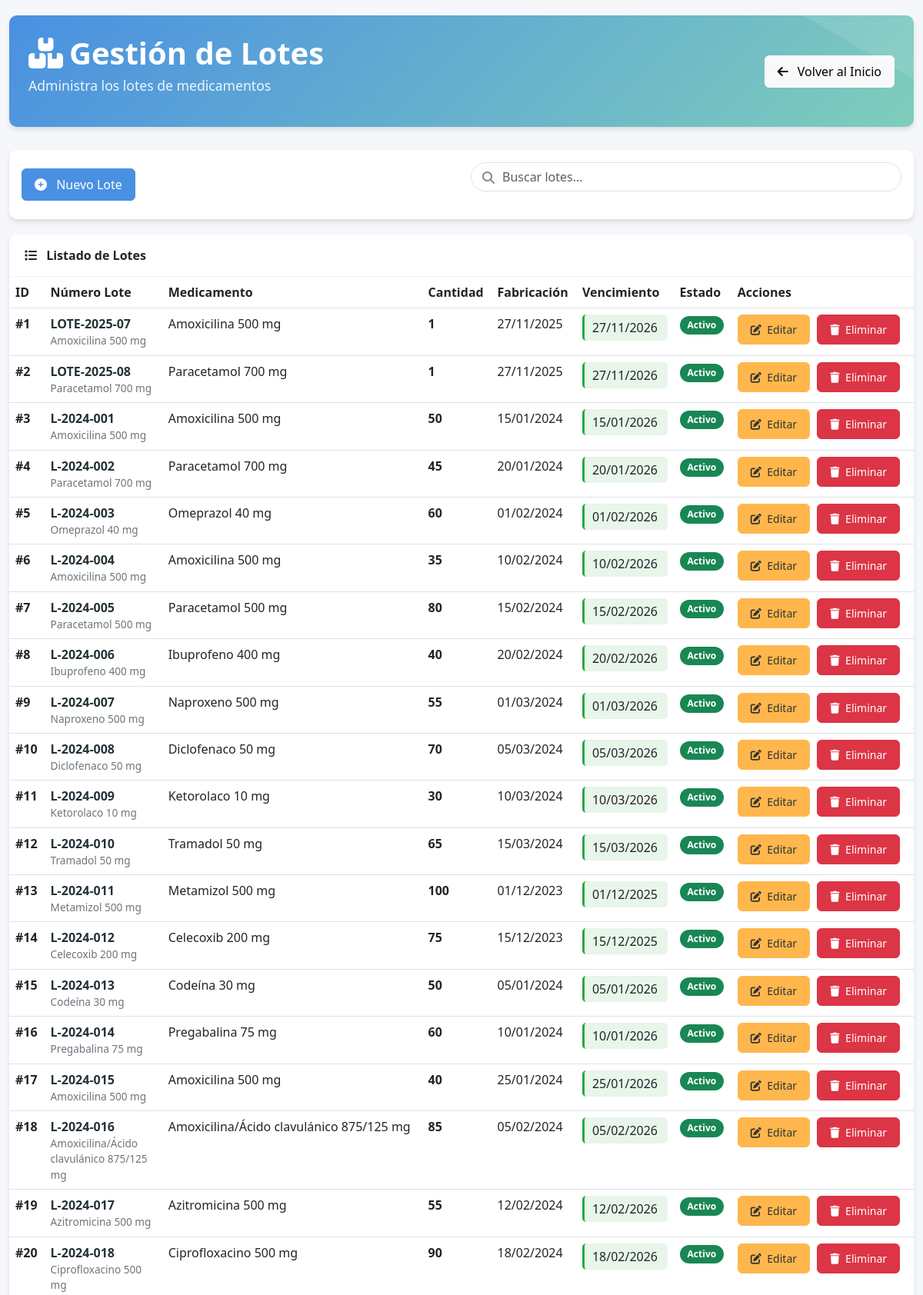
The app's page /farmacia/lotes/ (signed in, upper part) with its own data.
### farmacia_app/models.py (models this page shows, shortened)
class Lote(models.Model):
    id_lote = models.AutoField(primary_key=True)
    cantidad = models.IntegerField()
    numero_lote = models.CharField(max_length=100)
    fecha_fabricacion = models.DateField(blank=True, null=True)
    fecha_vencimiento = models.DateField(blank=True, null=True)
    estado = models.CharField(max_length=50, blank=True, null=True)
    id_factura_compra = models.ForeignKey(FacturaCompra, on_delete=models.CASCADE, db_column='id_factura_compra', blank=True, null=True)
    id_medicamento = models.ForeignKey(Medicamento, on_delete=models.CASCADE, db_column='id_medicamento', blank=True, null=True)
    class Meta:
        db_table = 'Lote'

class Medicamento(models.Model):
    ESTADOS = [
        (1, 'Activo'),
        (0, 'Inactivo'),
    ]
    id_medicamento = models.AutoField(primary_key=True)
    id_factura_compra = models.ForeignKey(
        FacturaCompra,
        on_delete=models.SET_NULL,
        db_column='id_factura_compra',
        blank=True,
        null=True
    )
    nombre_generico = models.CharField(max_length=255)
    fecha_caducidad = models.DateField(blank=True, null=True)
    cantidad = models.IntegerField(default=0)
    contra_indicaciones = models.TextField(blank=True, null=True)
    dosis = models.CharField(max_length=100, blank=True, null=True)
    cod_laboratorio = models.CharField(max_length=50, blank=True, null=True)
    registro_sanitario = models.CharField(max_length=100, blank=True, null=True)
    precauciones = models.TextField(blank=True, null=True)
    presentacion = models.CharField(max_length=100, blank=True, null=True)
    precio_unitario = models.DecimalField(max_digits=10, decimal_places=2, blank=True, null=True)
    stock_minimo = models.IntegerField(default=10)
    via_administracion = models.CharField(max_length=100, blank=True, null=True)
    requiere_receta = models.BooleanField(default=False)
    estado = models.IntegerField(choices=ESTADOS, default=1)
    fecha_registro = models.DateField(blank=True, null=True)
    class Meta:
        db_table = 'Medicamento'

### farmacia_app/views.py (the view)
# urls.py: path('lotes/', login_required(views.lote_list), name='lote_list'),
def lote_list(request):
    lotes = Lote.objects.all()
    return render(request, 'lote/list.html', {'lotes': lotes})

### farmacia_app/templates/lote/list.html (shortened to what this page needs)
<!DOCTYPE html>
<html lang="es">
<head>
    <link href="https://cdn.jsdelivr.net/npm/bootstrap@5.3.0/dist/css/bootstrap.min.css" rel="stylesheet">
    <link rel="stylesheet" href="https://cdnjs.cloudflare.com/ajax/libs/font-awesome/6.4.0/css/all.min.css">
</head>
<body>
    <div class="container">
        <div class="header-section fade-in">
            <div class="row align-items-center">
                <div class="col-md-6">
                    <h1 class="header-title"><i class="fas fa-boxes me-2"></i>Gestión de Lotes</h1>
                    <p class="header-subtitle">Administra los lotes de medicamentos</p>
                </div>
                <div class="col-md-6 text-end">
                    <a href="{% url 'home' %}" class="btn btn-light">
                        <i class="fas fa-arrow-left me-2"></i> Volver al Inicio
                    </a>
                </div>
            </div>
        </div>
        <div class="card fade-in">
            <div class="card-body">
                <div class="row align-items-center">
                    <div class="col-md-6">
                        <a href="{% url 'lote_create' %}" class="btn btn-primary">
                            <i class="fas fa-plus-circle me-2"></i> Nuevo Lote
                        </a>
                    </div>
                    <div class="col-md-6">
                        <div class="search-box">
                            <i class="fas fa-search"></i>
                            <input type="text" class="form-control" placeholder="Buscar lotes...">
                        </div>
                    </div>
                </div>
            </div>
        </div>
        <div class="card fade-in">
            <div class="card-header">
                <i class="fas fa-list me-2"></i> Listado de Lotes
            </div>
            <div class="table-responsive">
                <table class="table table-hover">
                    <thead>
                        <tr>
                            <th>ID</th>
                            <th>Número Lote</th>
                            <th>Medicamento</th>
                            <th>Cantidad</th>
                            <th>Fabricación</th>
                            <th>Vencimiento</th>
                            <th>Estado</th>
                            <th>Acciones</th>
                        </tr>
                    </thead>
                    <tbody>
                        {% for lote in lotes %}
                        <tr>
                            <td><strong>#{{ lote.id_lote }}</strong></td>
                            <td class="lote-info">
                                <div class="lote-number">{{ lote.numero_lote }}</div>
                                {% if lote.id_medicamento %}
                                <div class="lote-details">{{ lote.id_medicamento.nombre_generico }}</div>
                                {% endif %}
                            </td>
                            <td>
                                {% if lote.id_medicamento %}
                                    {{ lote.id_medicamento.nombre_generico }}
                                {% else %}
                                    <span class="text-muted">N/A</span>
                                {% endif %}
                            </td>
                            <td>
                                <strong>{{ lote.cantidad }}</strong>
                            </td>
                            <td>{{ lote.fecha_fabricacion|date:"d/m/Y" }}</td>
                            <td>
                                <div class="{% if lote.estado == 'Vencido' %}expiry-danger{% elif lote.estado == 'Por Vencer' %}expiry-warning{% else %}expiry-good{% endif %}">
                                    {{ lote.fecha_vencimiento|date:"d/m/Y" }}
                                </div>
                            </td>
                            <td>
                                {% if lote.estado == 'Activo' %}
                                    <span class="badge bg-success">{{ lote.estado }}</span>
                                {% elif lote.estado == 'Inactivo' %}
                                    <span class="badge bg-secondary">{{ lote.estado }}</span>
                                {% elif lote.estado == 'Por Vencer' %}
                                    <span class="badge bg-warning">{{ lote.estado }}</span>
                                {% elif lote.estado == 'Vencido' %}
                                    <span class="badge bg-danger">{{ lote.estado }}</span>
                                {% else %}
                                    <span class="badge bg-info">{{ lote.estado }}</span>
                                {% endif %}
                            </td>
                            <td class="action-buttons">
                                <a href="{% url 'lote_edit' lote.id_lote %}" class="btn btn-warning btn-sm">
                                    <i class="fas fa-edit me-1"></i> Editar
                                </a>
                                <a href="{% url 'lote_delete' lote.id_lote %}" class="btn btn-danger btn-sm" onclick="return confirm('¿Estás seguro de que quieres eliminar este lote?');">
                                    <i class="fas fa-trash me-1"></i> Eliminar
                                </a>
                            </td>
                        </tr>
                        {% endfor %}
                    </tbody>
                </table>
            </div>
        </div>
    </div>
</body>
</html>

### farmacia_app/templates/lote/list.html (style rules this page uses)
:root { --primary: #4a90e2; --secondary: #7fcdbb; --dark: #253237; --light: #f5f7fb; --success: #28a745; --accent: #ffb74d; --danger: #dc3545; --warning: #ffc107; }
body { background: var(--light); font-family: "Segoe UI", sans-serif; padding-top: 20px; }
.container { max-width: 1400px; }
.header-section { background: linear-gradient(135deg, var(--primary), var(--secondary)); color: white; padding: 25px; border-radius: 10px; margin-bottom: 30px; box-shadow: 0 4px 6px rgba(0, 0, 0, 0.1); position: relative; overflow: hidden; }
.header-section::before { content: ""; position: absolute; top: -50%; right: -50%; width: 100%; height: 100%; background: rgba(255, 255, 255, 0.1); transform: rotate(30deg); }
.header-title { font-weight: 700; margin-bottom: 5px; }
.header-subtitle { opacity: 0.9; font-size: 1.1rem; }
.card { border: none; border-radius: 10px; box-shadow: 0 4px 6px rgba(0, 0, 0, 0.1); transition: transform 0.3s ease, box-shadow 0.3s ease; margin-bottom: 20px; overflow: hidden; }
.card-header { background-color: white; border-bottom: 1px solid rgba(0, 0, 0, 0.05); padding: 15px 20px; font-weight: 600; }
.table-responsive { border-radius: 0 0 10px 10px; overflow: hidden; }
.table { margin-bottom: 0; }
.table thead { background-color: var(--dark); color: white; }
.table tbody tr { transition: background-color 0.2s ease; }
.btn { border-radius: 6px; font-weight: 500; transition: all 0.3s ease; padding: 8px 16px; }
.btn-primary { background-color: var(--primary); border-color: var(--primary); }
.btn-warning { background-color: var(--accent); border-color: var(--accent); color: #333; }
.btn-danger { background-color: var(--danger); border-color: var(--danger); }
.action-buttons .btn { margin-right: 5px; margin-bottom: 5px; }
.search-box { position: relative; margin-bottom: 20px; }
.search-box input { padding-left: 40px; border-radius: 30px; }
.search-box i { position: absolute; left: 15px; top: 12px; color: #7f8c8d; }
.fade-in { animation: fadeIn 0.5s ease-in; }
.badge { font-size: 0.75rem; padding: 6px 10px; border-radius: 20px; }
.lote-info { max-width: 150px; }
.lote-number { font-weight: 600; color: var(--dark); }
.lote-details { font-size: 0.85rem; color: #6c757d; }
.expiry-good { background-color: #e8f5e9; padding: 5px 10px; border-radius: 5px; border-left: 3px solid var(--success); }

### records on screen
Lote: id_lote "1", numero_lote "LOTE-2025-07", id_medicamento.nombre_generico "Amoxicilina 500 mg", cantidad "1", fecha_fabricacion "27/11/2025", fecha_vencimiento "27/11/2026", estado "Activo"
Lote: id_lote "2", numero_lote "LOTE-2025-08", id_medicamento.nombre_generico "Paracetamol 700 mg", cantidad "1", fecha_fabricacion "27/11/2025", fecha_vencimiento "27/11/2026", estado "Activo"
Lote: id_lote "3", numero_lote "L-2024-001", id_medicamento.nombre_generico "Amoxicilina 500 mg", cantidad "50", fecha_fabricacion "15/01/2024", fecha_vencimiento "15/01/2026", estado "Activo"
Lote: id_lote "4", numero_lote "L-2024-002", id_medicamento.nombre_generico "Paracetamol 700 mg", cantidad "45", fecha_fabricacion "20/01/2024", fecha_vencimiento "20/01/2026", estado "Activo"
Lote: id_lote "5", numero_lote "L-2024-003", id_medicamento.nombre_generico "Omeprazol 40 mg", cantidad "60", fecha_fabricacion "01/02/2024", fecha_vencimiento "01/02/2026", estado "Activo"
Lote: id_lote "6", numero_lote "L-2024-004", id_medicamento.nombre_generico "Amoxicilina 500 mg", cantidad "35", fecha_fabricacion "10/02/2024", fecha_vencimiento "10/02/2026", estado "Activo"
Lote: id_lote "7", numero_lote "L-2024-005", id_medicamento.nombre_generico "Paracetamol 500 mg", cantidad "80", fecha_fabricacion "15/02/2024", fecha_vencimiento "15/02/2026", estado "Activo"
Lote: id_lote "8", numero_lote "L-2024-006", id_medicamento.nombre_generico "Ibuprofeno 400 mg", cantidad "40", fecha_fabricacion "20/02/2024", fecha_vencimiento "20/02/2026", estado "Activo"
Lote: id_lote "9", numero_lote "L-2024-007", id_medicamento.nombre_generico "Naproxeno 500 mg", cantidad "55", fecha_fabricacion "01/03/2024", fecha_vencimiento "01/03/2026", estado "Activo"
Lote: id_lote "10", numero_lote "L-2024-008", id_medicamento.nombre_generico "Diclofenaco 50 mg", cantidad "70", fecha_fabricacion "05/03/2024", fecha_vencimiento "05/03/2026", estado "Activo"
Lote: id_lote "11", numero_lote "L-2024-009", id_medicamento.nombre_generico "Ketorolaco 10 mg", cantidad "30", fecha_fabricacion "10/03/2024", fecha_vencimiento "10/03/2026", estado "Activo"
Lote: id_lote "12", numero_lote "L-2024-010", id_medicamento.nombre_generico "Tramadol 50 mg", cantidad "65", fecha_fabricacion "15/03/2024", fecha_vencimiento "15/03/2026", estado "Activo"
Lote: id_lote "13", numero_lote "L-2024-011", id_medicamento.nombre_generico "Metamizol 500 mg", cantidad "100", fecha_fabricacion "01/12/2023", fecha_vencimiento "01/12/2025", estado "Activo"
Lote: id_lote "14", numero_lote "L-2024-012", id_medicamento.nombre_generico "Celecoxib 200 mg", cantidad "75", fecha_fabricacion "15/12/2023", fecha_vencimiento "15/12/2025", estado "Activo"
Lote: id_lote "15", numero_lote "L-2024-013", id_medicamento.nombre_generico "Codeína 30 mg", cantidad "50", fecha_fabricacion "05/01/2024", fecha_vencimiento "05/01/2026", estado "Activo"
Lote: id_lote "16", numero_lote "L-2024-014", id_medicamento.nombre_generico "Pregabalina 75 mg", cantidad "60", fecha_fabricacion "10/01/2024", fecha_vencimiento "10/01/2026", estado "Activo"
Lote: id_lote "17", numero_lote "L-2024-015", id_medicamento.nombre_generico "Amoxicilina 500 mg", cantidad "40", fecha_fabricacion "25/01/2024", fecha_vencimiento "25/01/2026", estado "Activo"
Lote: id_lote "18", numero_lote "L-2024-016", id_medicamento.nombre_generico "Amoxicilina/Ácido clavulánico 875/125 mg", cantidad "85", fecha_fabricacion "05/02/2024", fecha_vencimiento "05/02/2026", estado "Activo"
Lote: id_lote "19", numero_lote "L-2024-017", id_medicamento.nombre_generico "Azitromicina 500 mg", cantidad "55", fecha_fabricacion "12/02/2024", fecha_vencimiento "12/02/2026", estado "Activo"
Lote: id_lote "20", numero_lote "L-2024-018", id_medicamento.nombre_generico "Ciprofloxacino 500 mg", cantidad "90", fecha_fabricacion "18/02/2024", fecha_vencimiento "18/02/2026", estado "Activo"
